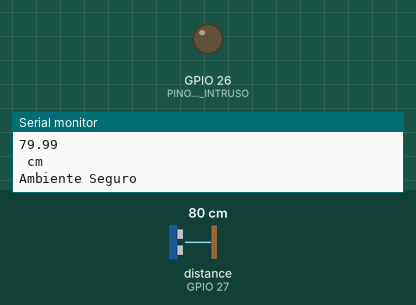
Recording of a sketch running on a simulated ESP32. On the bench: output pins drawn as LEDs (lit = HIGH), the last lines printed to the serial monitor. Wiring (inferred from the names in the program): ultrasonic range finder: trigger GPIO 25; echo GPIO 27. Inputs (shaded band) come from the test bench; at power-on: distance to the obstacle (sensor on GPIO 27) 80 cm. The echo pulse lasts 58.3 µs per cm; pins used as bus, display or sensor lines are not drawn.

Above: at 2.8 s.
2.9 s: distance to the obstacle (sensor on GPIO 27) set to 12 cm
5.6 s: distance to the obstacle (sensor on GPIO 27) set to 9 cm
At 7.0 s:
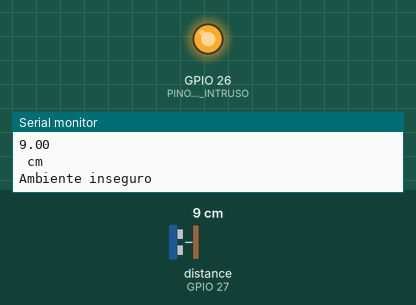
8.3 s: distance to the obstacle (sensor on GPIO 27) set to 18 cm
At 9.4 s:
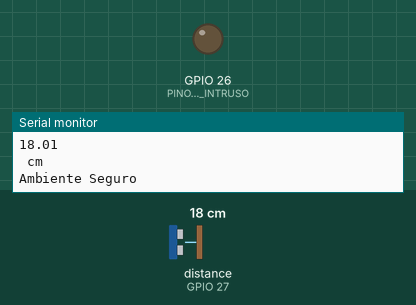
11.0 s: distance to the obstacle (sensor on GPIO 27) set to 2 cm
At 12.2 s:
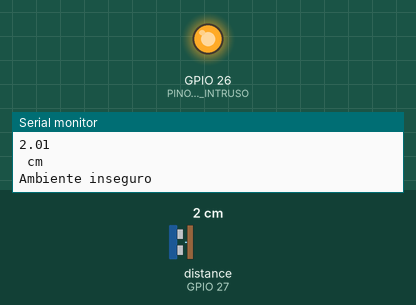
Timing chart, 0 to 14.0 s (numbered marks = the images above; inputs shaded):
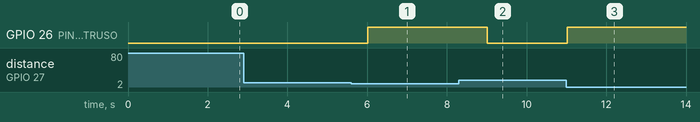

Measured:
- the behaviour switches between 11 and 10 cm on distance to the obstacle (sensor on GPIO 27) (found by bisection; images 0 and 1)
- after the input at 5.6 s, GPIO 26 (PINO_LED_INTRUSO): LOW → HIGH after 0.41 s
- after the input at 8.3 s, GPIO 26 (PINO_LED_INTRUSO): HIGH → LOW after 0.72 s
- after the input at 11.0 s, GPIO 26 (PINO_LED_INTRUSO): LOW → HIGH at once

The sketch:

sketch_mar5a.ino
```cpp
const int PINO_TRIG = 25; //Pino trigger
const int PINO_ECHO = 27; // Pino retorno
const int PINO_LED_INTRUSO = 26; // Led indicador

// -- Protótipo da Função
float obter_distancia();

void setup() {
  Serial.begin(115200);

  pinMode(PINO_TRIG, OUTPUT); // TRIGGER ENVIA O PULSO
  pinMode(PINO_ECHO, INPUT); // ECHOD QUE RECEDBE O PULSO
  pinMode(PINO_LED_INTRUSO, OUTPUT);
  digitalWrite(PINO_TRIG, LOW);
}

void loop() {

  float dist = obter_distancia();
  Serial.println("Distancia: ");
  Serial.println(dist);
  Serial.println(" cm");

  if (dist > 0 && dist<= 10){

    Serial.println("Ambiente inseguro");
    digitalWrite(PINO_LED_INTRUSO, HIGH);

  delay(1000);
  }
  else{
    Serial.println("Ambiente Seguro");
    digitalWrite(PINO_LED_INTRUSO, LOW);
  }
  delay(2000);
}


float obter_distancia(){
  digitalWrite(PINO_TRIG, LOW);
  delayMicroseconds(1);
    digitalWrite(PINO_TRIG, HIGH);
  delayMicroseconds(5);
    digitalWrite(PINO_TRIG, LOW);
  delayMicroseconds(1);

  long duracao = pulseIn(PINO_ECHO, HIGH, 30000);

  float distancia = (duracao/2.0) * 0.0343;
  return distancia;

}
```
